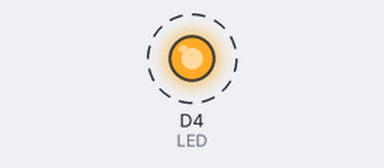
The sketch below on a simulated ESP8266 (NodeMCU). Parts: output pins drawn as LEDs (lit = HIGH). Dashed ring = blinking. What the sketch prints to the serial monitor is not drawn.

Above: at 1.5 s.
Timing chart, 0 to 4.0 s (numbered marks = the images above):
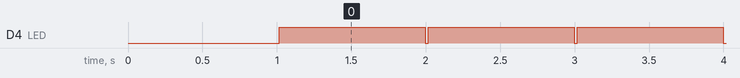

The sketch:

ESP8266_Test.ino
```cpp
/*
  ESP8266 Test
  (c) Claus Kuehnel 2017-10-12 info@ckuehnel.ch
*/

// Uncomment your board
#define ESP12E_LED 2     // for ESP-12E Module
#define ESP8266_LED 5     // for Ledunia
#define NodeMCU_LED D0    // for NodeMCU

#define LED ESP12E_LED   // adapt it

ADC_MODE(ADC_VCC);

byte count = 0;

void setup()
{
  pinMode(LED, OUTPUT);
  Serial.begin(115200);
  delay(1000); // waiting to start the monitor
  Serial.print("Hi there, here is ");
  Serial.println("ESP-12E Module");     // for ESP-12E Module
//  Serial.println("Ledunia");            // for Ledunia
//  Serial.println("NodeMCU");            // for NodeMCU
  Serial.print("ESP8266 Reset Reason ");
  Serial.println(ESP.getResetReason());
  Serial.print("ESP8266 Core Version: ");
  Serial.println(ESP.getCoreVersion());
  Serial.print("ESP8266 Chip ID: ");
  Serial.println(ESP.getChipId());
  Serial.print("Flash Chip ID: ");
  Serial.println(ESP.getFlashChipId());
  Serial.print("Flash available [KB]: ");
  Serial.println(ESP.getFlashChipSize()/1024);
  Serial.print("Flash Chip Size [KB]: ");
  Serial.println(ESP.getFlashChipRealSize()/1024);
  Serial.print("Flash frequency [MHz]: ");
  Serial.println(ESP.getFlashChipSpeed()/1000000);
  Serial.print("Free Heap [KB]: ");
  Serial.println(ESP.getFreeHeap()/1024);
  Serial.print("VCC [mV]: ");
  Serial.println(ESP.getVcc());
}

void loop()
{

  Serial.print(".");
  count++;
  if (count == 25)
  {
    Serial.println();
    count=0;
  }
  digitalWrite(LED, HIGH);
  delay(980);
  digitalWrite(LED, LOW);
  delay(20);
}
```

Measured:
- by itself, D4 (LED): alternates HIGH for 0.98 s and LOW for 0.02 s
